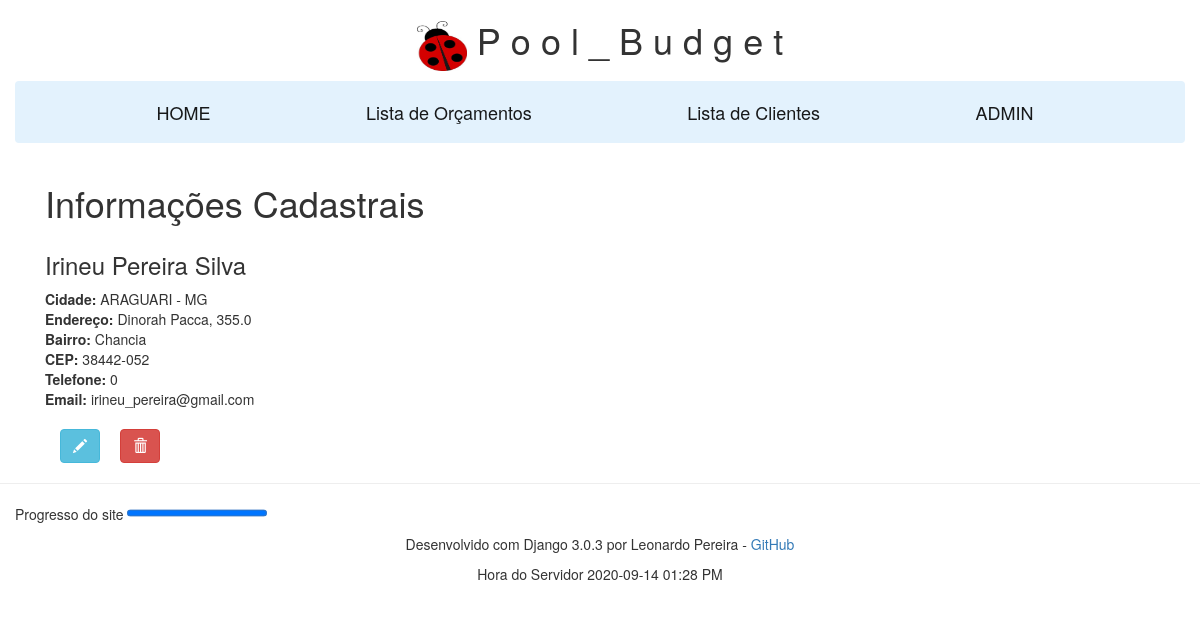
Screenshot of /cliente/33 with the database file from the repository.
### dimensoes/models.py (models this page shows, shortened)
class ClienteModel(models.Model):
    nome = models.CharField(max_length=30)
    sobrenome = models.CharField(max_length=30)
    estado = models.CharField(max_length=15, blank=True)
    cidade = models.CharField(max_length=20, blank=True)
    bairro = models.CharField(max_length=20, blank=True)
    rua = models.CharField(max_length=100, blank=True)
    numero_casa = models.CharField(max_length=10, blank=True)
    cep = models.CharField(max_length=20, blank=True)
    telefone = models.IntegerField(blank=True, default=0)
    email = models.EmailField(max_length = 50, blank=True, help_text='Ex. clinte@gmail.com')
    @property
    def nome_completo(self):
        return self.nome + ' ' + self.sobrenome
    class Meta:
        ordering = ['nome', 'sobrenome']

### dimensoes/views.py (the view)
# urls.py: path('cliente/<int:pk>', views.ClienteDetailView.as_view(), name='cliente-id'),
class ClienteDetailView(generic.DetailView):
    model = ClienteModel
    context_object_name = 'lista_cliente'
    template_name = 'dimensoes/cliente_detail.html'

### dimensoes/templatetags/my_tags.py (called while the page is built)
@register.simple_tag
def current_time(format_string):
    return datetime.now().strftime(format_string)

### dimensoes/templates/dimensoes/cliente_detail.html (shortened to what this page needs)
{% extends "base_generic.html" %}
{% block content %}
{% if lista_cliente %}
<div class="container-fluid">
  <h1>Informações Cadastrais</h1>
    <div class="row">
        <div class="col-md-8 col-xs-8 col-sm-8">
            <p class="h4">
            <h3>{{ object.nome_completo }}</h3>
            </p>
        </div>
    </div>
    <div class="row">
        <div class="col-md-10 col-xs-10 col-sm-10">
            <b> Cidade:</b> {{ object.cidade }} - {{ object.estado }}
        </div>
      <div class="col-md-1 col-xs-1 col-sm-1"></div>
    </div>
    <div class="row">
        <div class="col-md-10 col-xs-10 col-sm-10">
            <b> Endereço: </b>{{ object.rua }}, {{ object.numero_casa }}
        </div>
      <div class="col-md-1 col-xs-1 col-sm-1"></div>
    </div>
    <div class="row">
        <div class="col-md-10 col-xs-10 col-sm-10">
            <b> Bairro:</b> {{ object.bairro }}
        </div>
      <div class="col-md-1 col-xs-1 col-sm-1"></div>
    </div>
    <div class="row">
        <div class="col-md-10 col-xs-10 col-sm-10">
          <b> CEP:</b> {{ object.cep }}
        </div>
      <div class="col-md-1 col-xs-1 col-sm-1"></div>
    </div>
    <div class="row">
        <div class="col-md-10 col-xs-10 col-sm-10">
          <b>Telefone:</b> {{ object.telefone }}
        </div>
      <div class="col-md-1 col-xs-1 col-sm-1"></div>
    </div>
    <div class="row">
        <div class="col-md-10 col-xs-10 col-sm-10">
          <b>Email:</b> {{ object.email }}
        </div>
      <div class="col-md-1 col-xs-1 col-sm-1"></div>
    </div>
<br>
    <div class="col-md-1 col-xs-1 col-sm-1">
        <a href="{% url 'cliente_update' object.pk %}">
            <button type="button" class="btn btn-info">
                <span class="glyphicon glyphicon-pencil"></span>
            </button>
        </a>
    </div>
    <div class="col-md-1 col-xs-1 col-sm-1">
        <a href="{% url 'cliente_delete' object.pk %}">
            <button type="button" class="btn btn-danger">
                <span class="glyphicon glyphicon-trash"></span>
            </button>
        </a>
    </div>
</div>
{% else %}
  <p>Objeto não encontrado.</p>'
{% endif %}
{% endblock %}

### rows the page displays
ClienteModel: nome_completo "Irineu Pereira Silva", cidade "ARAGUARI", estado "MG", rua "Dinorah Pacca", numero_casa "355.0", bairro "Chancia", cep "38442-052", telefone "0", email "irineu_pereira@gmail.com"

### other values shown
{{ the_time }} "2020-09-14 01:28 PM"
